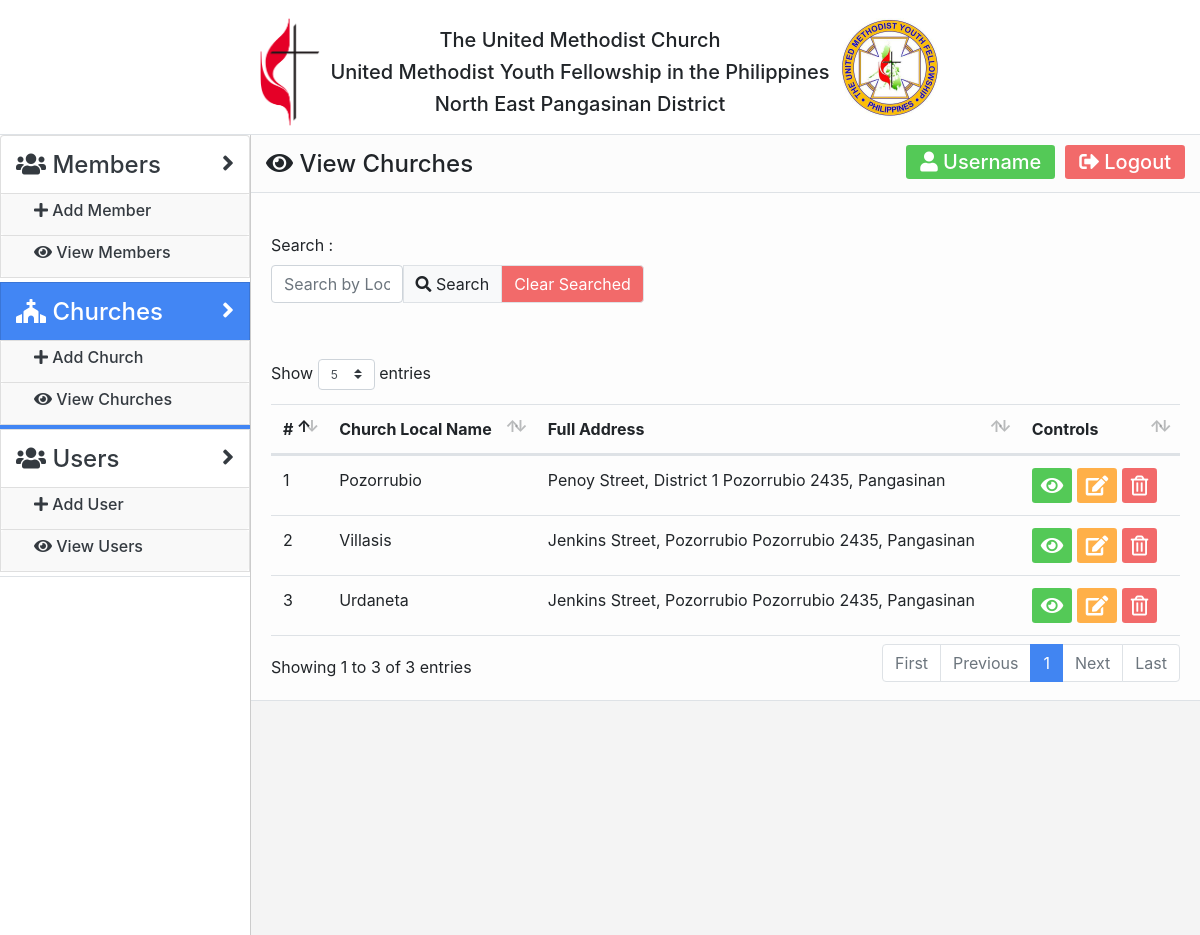
The page /viewchurches.php on the database its author committed.
### tables this page shows
CREATE TABLE `churches` (
  `church_ID` int(11) NOT NULL,
  `church_LocalName` varchar(50) NOT NULL,
  `church_Street` varchar(50) NOT NULL,
  `church_Barangay` varchar(50) NOT NULL,
  `church_Town` varchar(50) NOT NULL,
  `church_Province` varchar(50) NOT NULL,
  `church_ZipCode` varchar(5) NOT NULL
);

### sql/sql_viewchurches.php (called while the page is built)
<?php
include('sql_connection.php');
if (isset($_POST['button_Search'])) {
  $form_search = $_POST['form_Search'];
  $sql = "SELECT * FROM `churches` WHERE `church_LocalName` LIKE '%$form_search%'";
  $result = mysqli_query($conn, $sql);
}else {
  $sql = "SELECT * FROM `churches`";
  $result = mysqli_query($conn, $sql);
}

### viewchurches.php (the view, shortened to what this page needs)
<!DOCTYPE html>
<html lang="en" dir="ltr">
  <head>
    <?php include('layout/head.php'); ?>
  </head>
  <body>
    <?php $page_title = '<h4 class="main_title_text"><i class="fas fa-eye"></i> View Churches</span></h4>' ?>
      <form class="form_main border-bottom" method="post">
        <?php include('sql/sql_viewchurches.php');?>
        <div class="form-row col-md-12 mx-auto">
          <div class="form-group col-md-12">
            <br>
          </div>
          <div class="form-group col-md-5">
            <label for="form_Search">Search : </label>
            <br>
            <div class="btn-group" role="group" aria-label="Basic example">
              <input type="text" class="form-control" name="form_Search" value="<?php if (isset($form_search)) { echo $form_search;} ?>" id="form_Search" placeholder="Search by Local Name...">
              <button type="submit" class="btn btn-light border" name="button_Search"> <i class="fas fa-search"></i> Search</button>
              <button type="submit" class="btn Color_Red border" name="button_Clear">Clear Searched</button>
            </div>
          </div>
          <div class="form-group col-md-12">
            <br>
          </div>
          <div class="form-group col-md-12">
            <div class="table-responsive">
              <table class="table table-hover border-bottom" id="table">
                <thead>
                  <tr>
                    <th scope="col">#</th>
                    <th scope="col">Church Local Name</th>
                    <th scope="col">Full Address</th>
                    <th scope="col">Controls</th>
                  </tr>
                </thead>
                <tbody class="border-bottom">
                  <?php
                    if (mysqli_num_rows($result) > 0) {
                        $record_Number = 0;
                        while($row = mysqli_fetch_assoc($result)) {
                          $record_Number++;
                          ?>
                          <tr>
                            <td><?=$record_Number ?></td>
                            <td><?=$row['church_LocalName'] ?></td>
                            <td><?=$row['church_Street'] . ", " . $row['church_Barangay'] . " " . $row['church_Town'] . " " .  $row['church_ZipCode']  . ", " . $row['church_Province']  ?></td>
                            <td>
                              <a href="/viewchurch.php?token=<?=$row['church_ID']  ?>" class="btn btn-sm Color_Green"><i class="fas fa-eye" style="font-size: 20px; padding-top: 3px;"></i></a>
                              <button type="button" class="btn btn-sm Color_Orange" onclick="ModalReParent(edit<?=$row['church_ID']?>)" data-toggle="modal" data-target="#edit<?=$row['church_ID'] ?>"><i class="fas fa-edit" style="font-size: 20px; padding-top: 3px;"></i></button>
                              <button type="button" class="btn btn-sm Color_Red" onclick="ModalReParent(delete<?=$row['church_ID']?>)" data-toggle="modal" data-target="#delete<?=$row['church_ID'] ?>"><i class="far fa-trash-alt" style="font-size: 20px; padding-top: 3px;"></i></button>
                            </td>
                          </tr>
                          <?php
                        }
                    } else {
                        ?>
                        <tr>
                          <td class="table-active" colspan="5"><h5 style="text-align: center;">No data Available</h5></td>
                        </tr>
                        <?php
                    }
                  ?>
                </tbody>
              </table>
            </div>
          </div>
        </div>
      </form>
    <?php include('layout/naviagation_mainbarend.php'); ?>
  </body>
</html>

### css/custom/global.css (style rules this page uses)
.form_main { width: 100%; height: 100%; background-color: #fdfdfd; }
.Color_Green { background-color: #54c957; color: #fff; }
.Color_Red { background-color: #f26a6a; color: #fff; }
.Color_Orange { background-color: #ffb049; color: #fff; }

### css/custom/navigation_mainbar.css (style rules this page uses)
.main_title_text { margin-top: 15px; }

### rows shown on the page
churches: church_LocalName "Pozorrubio", church_Street "Penoy Street", church_Barangay "District 1", church_Town "Pozorrubio", church_ZipCode "2435", church_Province "Pangasinan"
churches: church_LocalName "Villasis", church_Street "Jenkins Street", church_Barangay "Pozorrubio", church_Town "Pozorrubio", church_ZipCode "2435", church_Province "Pangasinan"
churches: church_LocalName "Urdaneta", church_Street "Jenkins Street", church_Barangay "Pozorrubio", church_Town "Pozorrubio", church_ZipCode "2435", church_Province "Pangasinan"
